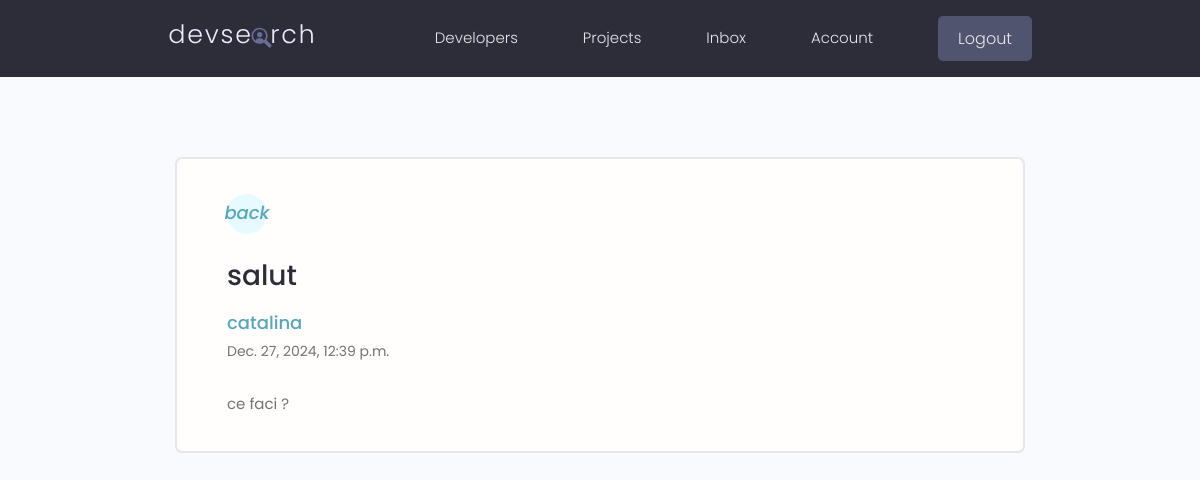
The app's page /message/6a2ae62d-17de-40ee-a755-e68bcb3bd48a/ (signed in) with its own data.
### users/models.py (models this page shows, shortened)
class Message(models.Model):
    sender = models.ForeignKey(Profile, on_delete=models.SET_NULL, null=True, blank=True)
    recipient = models.ForeignKey(Profile, on_delete=models.SET_NULL, null=True, blank=True, related_name='messages')
    name = models.CharField(max_length=200, blank=True, null=True)
    email = models.EmailField(max_length=200, blank=True, null=True)
    subject = models.CharField(max_length=200, blank=True, null=True)
    body = models.TextField()
    is_read = models.BooleanField(default=False, null=True)
    created = models.DateTimeField(auto_now_add=True)
    id = models.UUIDField(default=uuid.uuid4, unique=True, primary_key=True, editable=False)
    class Meta:
        ordering = ['is_read', '-created']

### users/views.py (the view)
@login_required(login_url='login')
def viewMessage(request,pk):
    profile = request.user.profile
    message = profile.messages.get(id=pk)
    if message.is_read == False:
        message.is_read = True
        message.save()
    context = {'message': message}
    return render(request, 'users/message.html', context)

### users/templates/users/message.html
{% extends 'main.html' %}
{% block content %}
<link href="https://cdnjs.cloudflare.com/ajax/libs/font-awesome/6.0.0-beta3/css/all.min.css" rel="stylesheet">
  <main class="messagePage my-xl">
    <div class="content-box">
      <div class="message">
        <a class="backButton" href="{% url 'inbox' %}"><i class="im im-angle-left">back</i></a>
        <h4 class="message__subject">{{message.subject}}</h4>
          <a href="profile.html" class="message__author">{{message.name}}</a>
          <p class="message__date">{{message.created}}</p>
          <div class="message__body">{{message.body | linebreaksbr}}</div>
      </div>
    </div>
  </main>
{% endblock content %}

### static/styles/app.css (style rules this page uses)
.content-box { width: 95%; max-width: 85rem; margin: 0 auto; }
.message { padding: 2.5rem 0; }
.message > a { display: flex; gap: 1rem; }
.message__author, .message__date { flex-basis: 25%; }
.message__subject { flex-basis: 50%; }
.message__date { text-align: right; }
.messagePage .message { list-style: none; background: var(--color-white); padding: 3.5rem 5rem; border: 2px solid var(--color-light); border-radius: 0.7rem; }
.messagePage .message__subject { font-size: 2.8rem; color: var(--color-sub); margin-bottom: 1rem; margin-top: 2rem; }
.messagePage .message__author { font-size: 1.8rem; font-weight: 500; }
.messagePage .message__date { font-size: 1.4rem; font-weight: 400; text-align: left; margin-bottom: 3rem; }
.backButton { background: var(--color-main-light); color: var(--color-main); width: 4rem; height: 4rem; display: flex; align-items: center; justify-content: center; border-radius: 50%; }
.backButton i { font-size: 1.8rem; }

### static/uikit/styles/modules/_base.css (style rules this page uses)
* { margin: 0; padding: 0; box-sizing: border-box; text-rendering: optimizeLegibility; color: inherit; font-size: inherit; }
body { line-height: 1.6; font-weight: 400; font-size: 1.5rem; color: var(--color-text); background-color: var(--color-bg); min-height: 100vh; }

### static/uikit/styles/modules/_typography.css (style rules this page uses)
* { font-family: var(--font-base); }
h4 { font-size: 2.8rem; font-weight: var(--font-medium); }
p, span, strong { font-size: 1.6rem; color: var(--color-text); font-weight: var(--font-regular); }
a { padding-bottom: 2px; text-decoration: none; display: inline-block; color: var(--color-main); font-weight: var(--font-medium); }

### static/uikit/styles/modules/_utilities.css (style rules this page uses)
.my-xl { margin: 8rem auto; }

### records on screen
Message: subject "salut", name "catalina", created "Dec. 27, 2024, 12:39 p.m.", body "ce faci ?"
